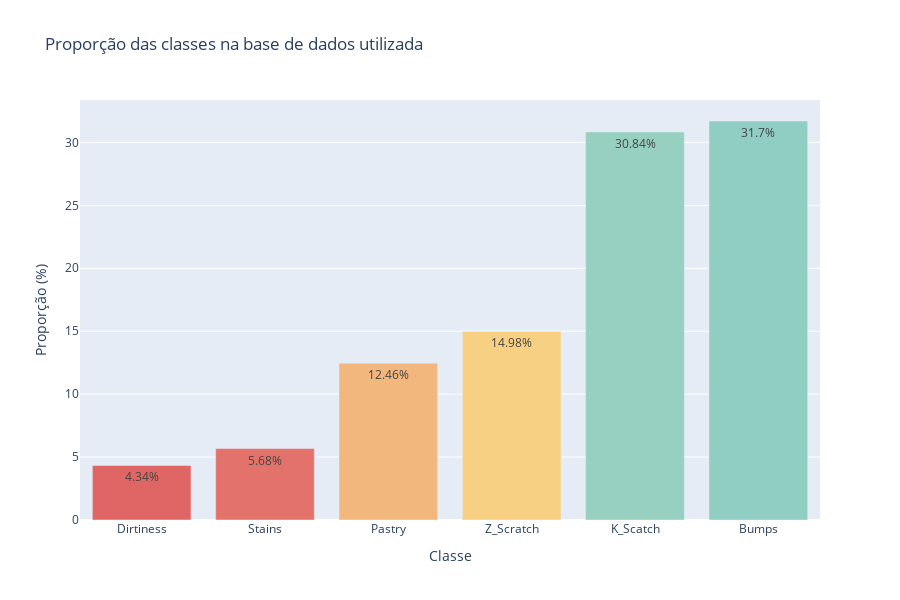

The code cell stored with this chart in its notebook:
### Code cell
x_fig1 = target_prop.index
y_fig1 = target_prop.values * 100

fig1 = go.Figure()
fig1.add_trace(go.Bar(x=x_fig1, y=y_fig1, text=[f'{np.round(yy, 2)}%' for yy in y_fig1],
                      marker=dict(color=y_fig1, colorscale=[[0, RED], [0.5, YELLOW], [1, GREEN]])))
fig1.update_layout(title='Proporção das classes na base de dados utilizada', yaxis_title='Proporção (%)', xaxis_title='Classe',
                   height=600, autosize=True)
export_fig(fig1, 'class_prop', '../figs/eda')
fig1.show()

### Figure 1 — Plotly figure (JSON) as saved in the notebook; plotly's stock layout.template omitted (floating-point values rounded to 4 significant figures)
{"data": [{"marker": {"color": [4.338, 5.678, 12.46, 14.98, 30.84, 31.7], "colorscale": [[0, "#E06666"], [0.5, "#FFEE8C"], [1, "#90CDC3"]]}, "text": ["4.34%", "5.68%", "12.46%", "14.98%", "30.84%", "31.7%"], "type": "bar", "x": ["Dirtiness", "Stains", "Pastry", "Z_Scratch", "K_Scatch", "Bumps"], "y": [4.338, 5.678, 12.46, 14.98, 30.84, 31.7]}], "layout": {"autosize": true, "height": 600, "title": {"text": "Proporção das classes na base de dados utilizada"}, "xaxis": {"title": {"text": "Classe"}}, "yaxis": {"title": {"text": "Proporção (%)"}}}}
